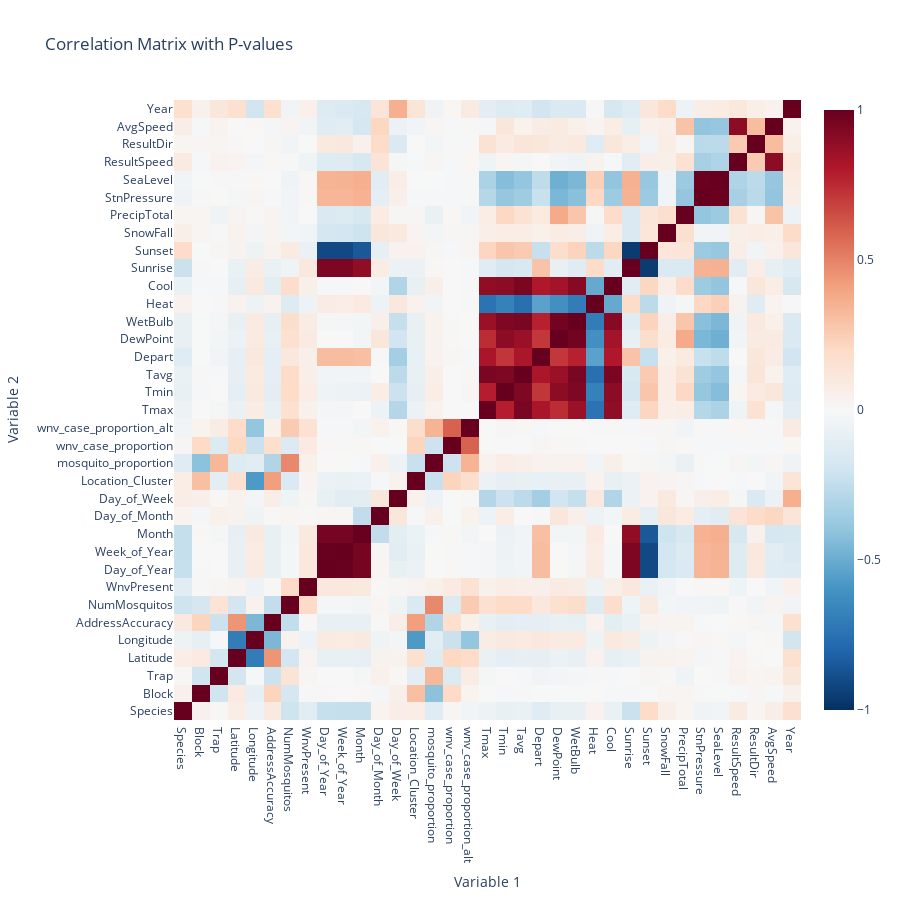
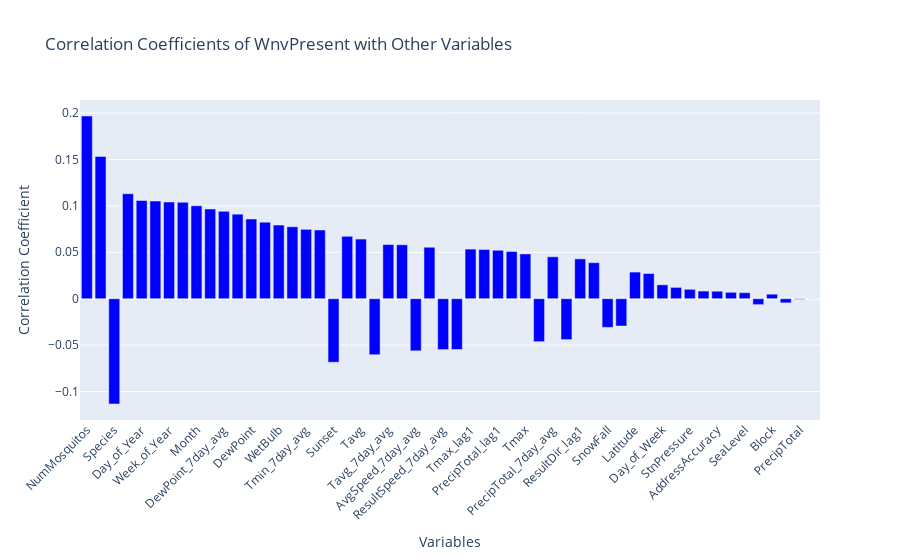

Notebook cell for these charts, in order:
### Code cell
# Filter for only numeric columns
numeric_df = train_weather.select_dtypes(include=[np.number])
corr_features = [feat for feat in numeric_df.columns if 'lag1' not in feat and '7day' not in feat]
numeric_df_corr = numeric_df.loc[:, [col for col in numeric_df.columns if 'lag1' not in col and '7day' not in col]]

# Calculate the correlation and p-values
# Pearson (default) - continuous variables and assuemes linear relationship
#   - Tmax, Tavg, Tmin, Heat, Cool, WetBulb, DewPoint, and Depart are all highly correlated. Some could be removed.
# Spearman - continuous variables,less sensitive to outliers than Pearson’s, doesn't assume normal distribution, when the relationship is not linear but monotonically
# Cramer’s V - For purely categorical data, use Cramer’s V to assess association.
correlation_matrix = numeric_df_corr.corr()
p_value_matrix = pd.DataFrame(np.zeros_like(correlation_matrix), columns=correlation_matrix.columns, index=correlation_matrix.index)

for i in range(len(correlation_matrix.columns)):
    for j in range(len(correlation_matrix.columns)):
        if i != j:
            _, p_value = pearsonr(numeric_df_corr.iloc[:, i], numeric_df_corr.iloc[:, j])
            p_value_matrix.iloc[i, j] = p_value
        else:
            p_value_matrix.iloc[i, j] = np.nan  # Set diagonal to NaN for clarity


# Create hover text that includes both correlation and p-value
hovertext = [
    [
        f'X: {correlation_matrix.columns[j]}<br>Y: {correlation_matrix.columns[i]}<br>Correlation: {correlation_matrix.iloc[i, j]:.3f}<br>P-value: {p_value_matrix.iloc[i, j]:.3g}'
        for j in range(len(correlation_matrix.columns))
    ] for i in range(len(correlation_matrix.columns))
]

# Create a heatmap with custom hoverinfo using Plotly Graph Objects
fig = go.Figure(data=go.Heatmap(
    z=correlation_matrix.values,
    x=correlation_matrix.columns,
    y=correlation_matrix.columns,
    colorscale='RdBu_r',
    zmin=-1,
    zmax=1,
    hoverinfo="text",
    text=hovertext
))

fig.update_layout(
    autosize=False,  # Allows you to specify width and height
    width=900,
    height=900,
    title='Correlation Matrix with P-values',
    xaxis_title='Variable 1',
    yaxis_title='Variable 2'
)

fig.show()

# Extract the row for 'WnvPresent'
correlation_matrix = numeric_df.corr()
p_value_matrix = pd.DataFrame(np.zeros_like(correlation_matrix), columns=correlation_matrix.columns, index=correlation_matrix.index)
for i in range(len(correlation_matrix.columns)):
    for j in range(len(correlation_matrix.columns)):
        if i != j:
            _, p_value = pearsonr(numeric_df.iloc[:, i], numeric_df.iloc[:, j])
            p_value_matrix.iloc[i, j] = p_value
        else:
            p_value_matrix.iloc[i, j] = np.nan  # Set diagonal to NaN for clarity


sorted_indices = correlation_matrix.loc['WnvPresent'].drop('WnvPresent').abs().sort_values(ascending=False).index

wnv_p_values = p_value_matrix.loc['WnvPresent'].drop('WnvPresent')
wnv_p_values = wnv_p_values.loc[sorted_indices]

# wnv_correlations = correlation_matrix.loc['WnvPresent'].drop('WnvPresent').sort_values(ascending=False)

wnv_correlations = correlation_matrix.loc['WnvPresent'].drop('WnvPresent').loc[sorted_indices]

hover_text = [
    f'Variable: {idx}<br>Correlation: {wnv_correlations[idx]:.3f}<br>P-value: {wnv_p_values[idx]:.3g}'
    for idx in sorted_indices
]

# Create a bar plot using Plotly
fig = go.Figure(go.Bar(
    x=wnv_correlations.index,
    y=wnv_correlations.values,
    marker_color='blue',  # Customize color
    hovertext=hover_text,
    hoverinfo='text'
))

# Update layout for better readability
fig.update_layout(
    title='Correlation Coefficients of WnvPresent with Other Variables',
    xaxis_title='Variables',
    yaxis_title='Correlation Coefficient',
    xaxis_tickangle=-45  # This tilts the variable names for better visibility
)

# Show the plot
fig.show()

threshold = 0.1
target_col = 'WnvPresent'
relevant_features = correlation_matrix[target_col][correlation_matrix[target_col].abs() >= threshold]
irrelevant_features = correlation_matrix[target_col][correlation_matrix[target_col].abs() <= 0.01]
print("Best features based on correlation threshold:")
print(relevant_features)
print("Features to remove based on correlation less than 0.01:")
print(irrelevant_features)

### Figure 1 — Plotly figure (JSON) as saved in the notebook; plotly's stock layout.template omitted (floating-point values rounded to 4 significant figures; data arrays with more than 128 entries replaced by an {"elided": "..."} marker saying what was removed)
{"data": [{"colorscale": [[0, "rgb(5,48,97)"], [0.1, "rgb(33,102,172)"], [0.2, "rgb(67,147,195)"], [0.3, "rgb(146,197,222)"], [0.4, "rgb(209,229,240)"], [0.5, "rgb(247,247,247)"], [0.6, "rgb(253,219,199)"], [0.7, "rgb(244,165,130)"], [0.8, "rgb(214,96,77)"], [0.9, "rgb(178,24,43)"], [1, "rgb(103,0,31)"]], "hoverinfo": "text", "text": {"elided": "35x35 str values"}, "type": "heatmap", "x": ["Species", "Block", "Trap", "Latitude", "Longitude", "AddressAccuracy", "NumMosquitos", "WnvPresent", "Day_of_Year", "Week_of_Year", "Month", "Day_of_Month", "Day_of_Week", "Location_Cluster", "mosquito_proportion", "wnv_case_proportion", "wnv_case_proportion_alt", "Tmax", "Tmin", "Tavg", "Depart", "DewPoint", "WetBulb", "Heat", "Cool", "Sunrise", "Sunset", "SnowFall", "PrecipTotal", "StnPressure", "SeaLevel", "ResultSpeed", "ResultDir", "AvgSpeed", "Year"], "y": ["Species", "Block", "Trap", "Latitude", "Longitude", "AddressAccuracy", "NumMosquitos", "WnvPresent", "Day_of_Year", "Week_of_Year", "Month", "Day_of_Month", "Day_of_Week", "Location_Cluster", "mosquito_proportion", "wnv_case_proportion", "wnv_case_proportion_alt", "Tmax", "Tmin", "Tavg", "Depart", "DewPoint", "WetBulb", "Heat", "Cool", "Sunrise", "Sunset", "SnowFall", "PrecipTotal", "StnPressure", "SeaLevel", "ResultSpeed", "ResultDir", "AvgSpeed", "Year"], "z": {"elided": "35x35 float values"}, "zmax": 1, "zmin": -1}], "layout": {"autosize": false, "height": 900, "title": {"text": "Correlation Matrix with P-values"}, "width": 900, "xaxis": {"title": {"text": "Variable 1"}}, "yaxis": {"title": {"text": "Variable 2"}}}}

### Figure 2 — Plotly figure (JSON) as saved in the notebook; plotly's stock layout.template omitted (floating-point values rounded to 4 significant figures)
{"data": [{"hoverinfo": "text", "hovertext": ["Variable: NumMosquitos<br>Correlation: 0.197<br>P-value: 3.03e-92", "Variable: wnv_case_proportion_alt<br>Correlation: 0.153<br>P-value: 2.81e-56", "Variable: Species<br>Correlation: -0.113<br>P-value: 2e-31", "Variable: DewPoint_lag1<br>Correlation: 0.113<br>P-value: 3e-31", "Variable: Day_of_Year<br>Correlation: 0.106<br>P-value: 1.6e-27", "Variable: Sunrise<br>Correlation: 0.105<br>P-value: 2.94e-27", "Variable: Week_of_Year<br>Correlation: 0.104<br>P-value: 9.61e-27", "Variable: WetBulb_lag1<br>Correlation: 0.104<br>P-value: 1.36e-26", "Variable: Month<br>Correlation: 0.100<br>P-value: 7.88e-25", "Variable: Tmin_lag1<br>Correlation: 0.097<br>P-value: 3.15e-23", "Variable: DewPoint_7day_avg<br>Correlation: 0.094<br>P-value: 4.24e-22", "Variable: wnv_case_proportion<br>Correlation: 0.091<br>P-value: 8.55e-21", "Variable: DewPoint<br>Correlation: 0.086<br>P-value: 1.16e-18", "Variable: WetBulb_7day_avg<br>Correlation: 0.082<br>P-value: 2.67e-17", "Variable: WetBulb<br>Correlation: 0.079<br>P-value: 3.74e-16", "Variable: Tavg_lag1<br>Correlation: 0.078<br>P-value: 1.77e-15", "Variable: Tmin_7day_avg<br>Correlation: 0.075<br>P-value: 1.71e-14", "Variable: Tmin<br>Correlation: 0.074<br>P-value: 2.98e-14", "Variable: Sunset<br>Correlation: -0.068<br>P-value: 2.16e-12", "Variable: StnPressure_7day_avg<br>Correlation: 0.067<br>P-value: 5.32e-12", "Variable: Tavg<br>Correlation: 0.064<br>P-value: 4.33e-11", "Variable: Longitude<br>Correlation: -0.060<br>P-value: 6.01e-10", "Variable: Tavg_7day_avg<br>Correlation: 0.058<br>P-value: 2.14e-09", "Variable: Cool<br>Correlation: 0.058<br>P-value: 2.53e-09", "Variable: AvgSpeed_7day_avg<br>Correlation: -0.056<br>P-value: 8.45e-09", "Variable: Depart<br>Correlation: 0.055<br>P-value: 1.3e-08", "Variable: ResultSpeed_7day_avg<br>Correlation: -0.055<br>P-value: 1.9e-08", "Variable: Heat<br>Correlation: -0.055<br>P-value: 1.97e-08", "Variable: Tmax_lag1<br>Correlation: 0.053<br>P-value: 4.23e-08", "Variable: mosquito_proportion<br>Correlation: 0.053<br>P-value: 5.37e-08", "Variable: PrecipTotal_lag1<br>Correlation: 0.052<br>P-value: 8.69e-08", "Variable: Year<br>Correlation: 0.051<br>P-value: 1.83e-07", "Variable: Tmax<br>Correlation: 0.048<br>P-value: 7.53e-07", "Variable: ResultSpeed<br>Correlation: -0.046<br>P-value: 2.06e-06", "Variable: PrecipTotal_7day_avg<br>Correlation: 0.045<br>P-value: 3.64e-06", "Variable: ResultSpeed_lag1<br>Correlation: -0.044<br>P-value: 6.24e-06", "Variable: ResultDir_lag1<br>Correlation: 0.043<br>P-value: 1.09e-05", "Variable: Tmax_7day_avg<br>Correlation: 0.039<br>P-value: 6.92e-05", "Variable: SnowFall<br>Correlation: -0.031<br>P-value: 0.00154", "Variable: AvgSpeed<br>Correlation: -0.029<br>P-value: 0.00257", "Variable: Latitude<br>Correlation: 0.029<br>P-value: 0.00326", "Variable: Location_Cluster<br>Correlation: 0.027<br>P-value: 0.00546", "Variable: Day_of_Week<br>Correlation: 0.015<br>P-value: 0.125", "Variable: Trap<br>Correlation: 0.012<br>P-value: 0.211", "Variable: StnPressure<br>Correlation: 0.010<br>P-value: 0.299", "Variable: Day_of_Month<br>Correlation: 0.008<br>P-value: 0.398", "Variable: AddressAccuracy<br>Correlation: 0.008<br>P-value: 0.409", "Variable: StnPressure_lag1<br>Correlation: 0.007<br>P-value: 0.48", "Variable: SeaLevel<br>Correlation: 0.006<br>P-value: 0.507", "Variable: AvgSpeed_lag1<br>Correlation: -0.006<br>P-value: 0.513", "Variable: Block<br>Correlation: 0.005<br>P-value: 0.617", "Variable: ResultDir_7day_avg<br>Correlation: -0.004<br>P-value: 0.647", "Variable: PrecipTotal<br>Correlation: -0.001<br>P-value: 0.95", "Variable: ResultDir<br>Correlation: 0.000<br>P-value: 0.986"], "marker": {"color": "blue"}, "type": "bar", "x": ["NumMosquitos", "wnv_case_proportion_alt", "Species", "DewPoint_lag1", "Day_of_Year", "Sunrise", "Week_of_Year", "WetBulb_lag1", "Month", "Tmin_lag1", "DewPoint_7day_avg", "wnv_case_proportion", "DewPoint", "WetBulb_7day_avg", "WetBulb", "Tavg_lag1", "Tmin_7day_avg", "Tmin", "Sunset", "StnPressure_7day_avg", "Tavg", "Longitude", "Tavg_7day_avg", "Cool", "AvgSpeed_7day_avg", "Depart", "ResultSpeed_7day_avg", "Heat", "Tmax_lag1", "mosquito_proportion", "PrecipTotal_lag1", "Year", "Tmax", "ResultSpeed", "PrecipTotal_7day_avg", "ResultSpeed_lag1", "ResultDir_lag1", "Tmax_7day_avg", "SnowFall", "AvgSpeed", "Latitude", "Location_Cluster", "Day_of_Week", "Trap", "StnPressure", "Day_of_Month", "AddressAccuracy", "StnPressure_lag1", "SeaLevel", "AvgSpeed_lag1", "Block", "ResultDir_7day_avg", "PrecipTotal", "ResultDir"], "y": [0.1968, 0.1533, -0.1134, 0.1131, 0.1058, 0.1052, 0.1042, 0.1039, 0.1001, 0.09664, 0.0941, 0.09107, 0.08588, 0.08241, 0.07936, 0.07752, 0.07474, 0.07405, -0.06845, 0.06722, 0.06426, -0.06035, 0.05836, 0.0581, -0.05615, 0.05544, -0.05481, -0.05474, 0.05344, 0.05303, 0.05219, 0.05086, 0.04824, -0.0463, 0.04516, -0.04406, 0.0429, 0.03881, -0.03089, -0.02942, 0.0287, 0.02711, 0.01497, 0.01219, 0.01013, 0.008245, 0.008064, 0.006885, 0.00648, -0.006389, 0.004877, -0.004469, -0.0006113, 0.0001753]}], "layout": {"title": {"text": "Correlation Coefficients of WnvPresent with Other Variables"}, "xaxis": {"tickangle": -45, "title": {"text": "Variables"}}, "yaxis": {"title": {"text": "Correlation Coefficient"}}}}
